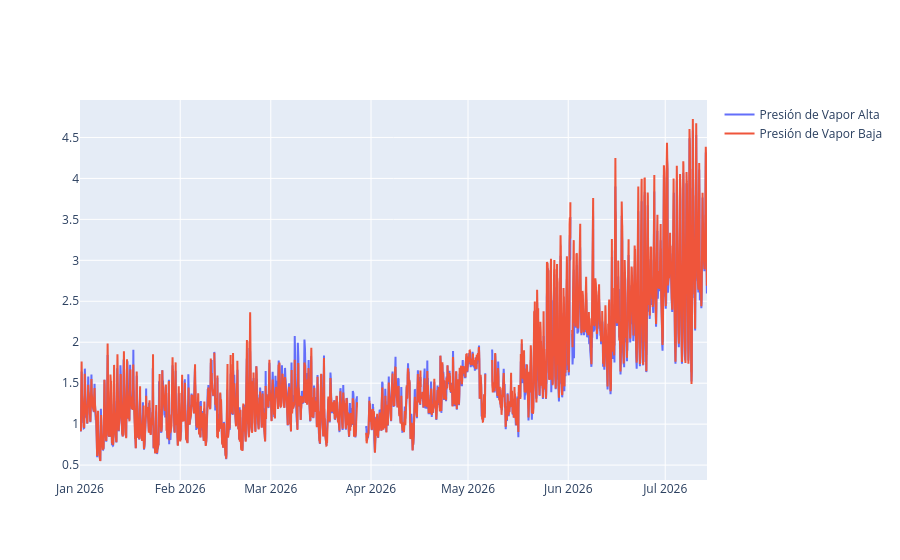

Here is the notebook cell this chart was saved with:
### Markdown cell above
la del centro debe dividir entre 10.

### Code cell
fig = go.Figure()
fig.add_trace(go.Scatter(x=df_presion_vapor_alta['_time'], y=df_presion_vapor_alta['_value'], name='Presión de Vapor Alta'))
fig.add_trace(go.Scatter(x=df_presion_vapor_baja['_time'], y=df_presion_vapor_baja['_value'], name='Presión de Vapor Baja'))

fig.update_layout(hovermode="x unified")
fig.show()

### Figure 1 — Plotly figure (JSON) as saved in the notebook; plotly's stock layout.template omitted (floating-point values rounded to 4 significant figures; data arrays with more than 128 entries replaced by an {"elided": "..."} marker saying what was removed)
{"data": [{"name": "Presión de Vapor Alta", "type": "scatter", "x": {"elided": "4655 str values"}, "y": {"elided": "4655 float values"}}, {"name": "Presión de Vapor Baja", "type": "scatter", "x": {"elided": "4655 str values"}, "y": {"elided": "4655 float values"}}], "layout": {"hovermode": "x unified"}}
